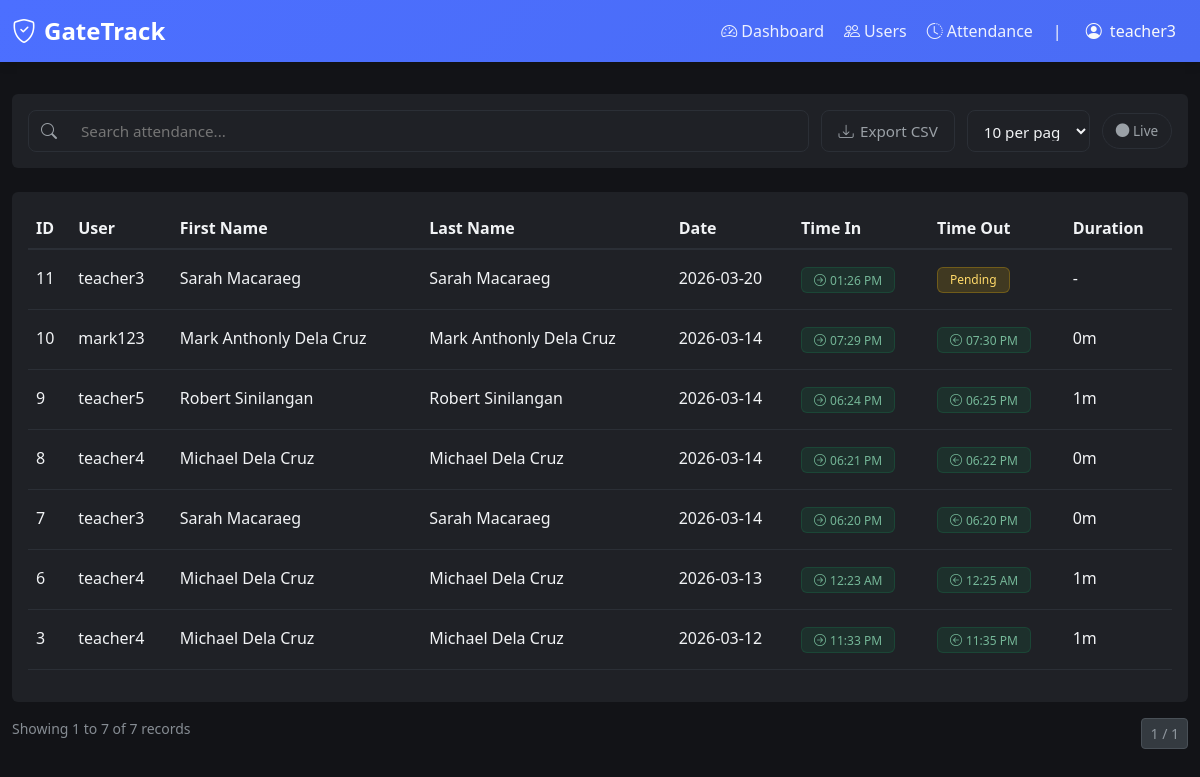
/attendance (signed in), run on an earlier commit of the app's database.
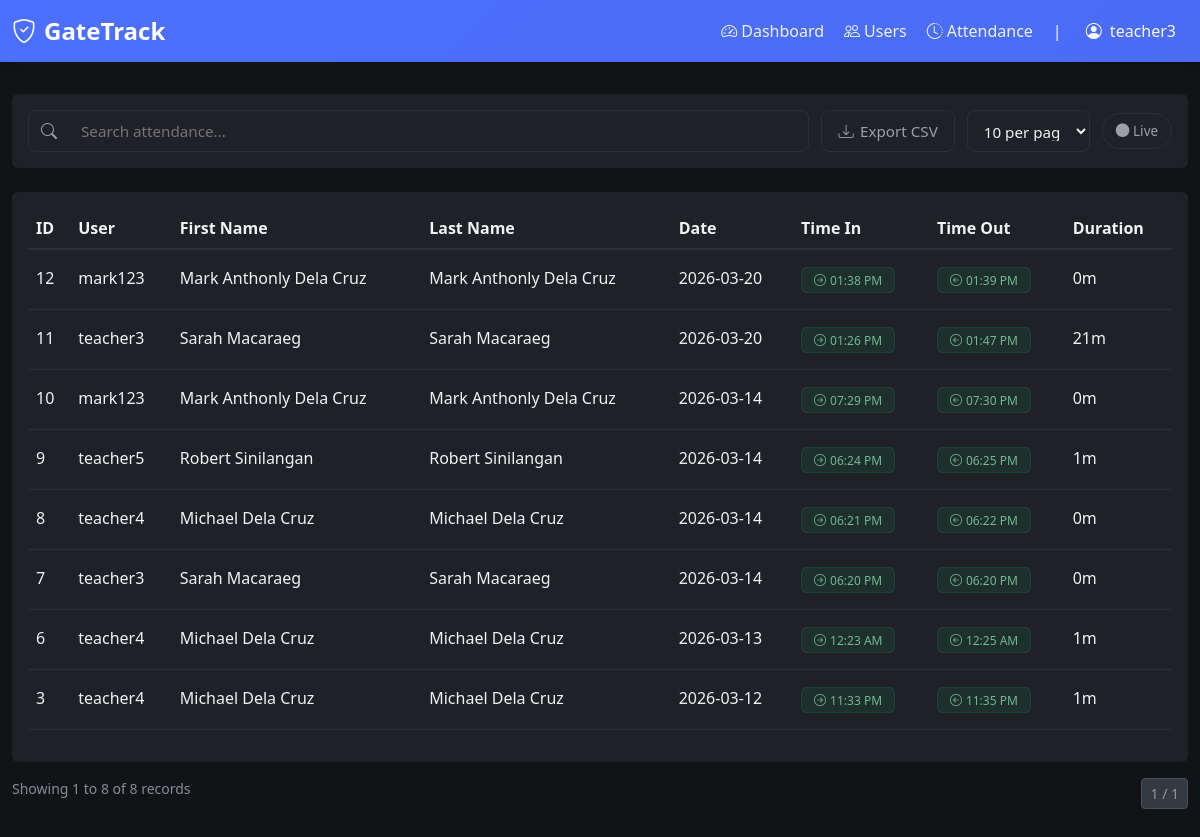
And on a later commit of the database.
### tables this page shows
CREATE TABLE "users" (id INTEGER NOT NULL, username VARCHAR(80), email VARCHAR(120) NOT NULL, password VARCHAR(200), contact VARCHAR(20), gender VARCHAR(10), role VARCHAR(20) NOT NULL, created_at DATETIME, rfid TEXT, first_name VARCHAR(50), last_name VARCHAR(50), PRIMARY KEY (id), UNIQUE (email));

CREATE TABLE attendance (
	id INTEGER NOT NULL, 
	user_id INTEGER NOT NULL, 
	time_in DATETIME, 
	time_out DATETIME, 
	created_at DATETIME, 
	PRIMARY KEY (id), 
	FOREIGN KEY(user_id) REFERENCES users (id)
);

### app.py (the view)
@app.route('/attendance')
@login_required
def attendance():
    page = int(request.args.get('page', 1))
    per_page = int(request.args.get('per_page', 10))
    search_term = request.args.get('search', '').strip()
    role_filter = request.args.get('role', '')
    if per_page not in [10, 20, 30, 100]:
        per_page = 10
    page = max(1, page)
    from database_utils import get_paginated_attendance
    records, total_count = get_paginated_attendance(page, per_page, search_term, role_filter)
    total_pages = (total_count + per_page - 1) // per_page
    if page > total_pages and total_pages > 0:
        return redirect(url_for('attendance', page=total_pages, per_page=per_page,
                               search=search_term, role=role_filter))
    return render_template('attendance.html',
                         records=records,
                         page=page,
                         per_page=per_page,
                         total_count=total_count,
                         total_pages=total_pages,
                         search_term=search_term,
                         role_filter=role_filter)

### app.py (called while the page is built)
def format_time_12hr(time_str):
    if not time_str:
        return ''
    try:
        dt = datetime.strptime(time_str, '%H:%M:%S')
        return dt.strftime('%I:%M %p')
    except (ValueError, TypeError):
        return time_str or ''

def login_required(f):
    @wraps(f)
    def decorated_function(*args, **kwargs):
        if 'user_id' not in session:
            flash('Please log in to access this page.', 'error')
            return redirect(url_for('login'))
        return f(*args, **kwargs)
    return decorated_function

### database_utils.py (called while the page is built)
def get_connection() -> sqlite3.Connection:
    conn = sqlite3.connect(DB_PATH)
    conn.row_factory = sqlite3.Row
    return conn

### templates/attendance.html (shortened to what this page needs)
{% extends "nav.html" %}
{% block content %}
<div class="row mt-2 mb-4">
  <div class="col-12">
    <div class="card">
      <div class="card-body">
        <form method="GET" action="{{ url_for('attendance') }}" id="attendanceFilterForm" style="display: flex;flex-wrap: nowrap;gap: 0.75rem;align-items: stretch;width: 100%;height: 42px;font-family: system-ui, -apple-system, sans-serif;">
          <div style="width: 70%;display: flex;align-items: center;border: 1px solid var(--border-color);border-radius: 8px;background: var(--bg-secondary);transition: border-color 0.2s;overflow: hidden;">
            <span style="padding: 0 0.75rem;color: var(--text-secondary);display: flex;align-items: center;">
              <i class="bi bi-search"></i>
            </span>
            <input type="text" name="search" placeholder="Search attendance..." id="searchInput" value="{{ search_term }}" style="flex: 1;border: none;padding: 0 0.75rem;font-size: 0.95rem;outline: none;color: var(--text-primary);background: transparent;" onfocus="this.parentElement.style.borderColor = 'var(--primary)'" onblur="this.parentElement.style.borderColor = 'var(--border-color)'" onkeypress="if(event.key==='Enter') document.getElementById('attendanceFilterForm').submit();"/>
          </div>
          <div style=" display: flex; gap: 0.75rem;">
            <a href="{{ url_for('export_attendance_csv', page=page, per_page=per_page, search=search_term) }}" style="flex: 1;display: inline-flex;align-items: center;justify-content: center;padding: 0.6rem 1rem;font-size: 0.95rem;font-weight: 500;color: var(--text-secondary);background: transparent;border: 1px solid var(--border-color);border-radius: 8px;text-decoration: none;white-space: nowrap;cursor: pointer;transition: all 0.2s;" onmouseover="this.style.borderColor = 'var(--text-secondary)';this.style.color = 'var(--text-primary)';this.style.backgroundColor = 'var(--bg-secondary)';" onmouseout="this.style.borderColor = 'var(--border-color)';this.style.color = 'var(--text-secondary)';this.style.backgroundColor = 'transparent';">
              <i class="bi bi-download" style="margin-right: 0.4rem;"></i>Export CSV
            </a>
            <div >
              <select id="perPageSelectAttendance" name="per_page" style="width: 100%;height: 100%;padding: 0.6rem 0.75rem;font-size: 0.95rem;border: 1px solid var(--border-color);border-radius: 8px;outline: none;color: var(--text-primary);background-color: var(--bg-secondary);cursor: pointer;">
                <option value="10" {{ 'selected' if per_page == 10 }} >10 per page</option>
              </select>
            </div>
            <div style="display: flex; align-items: center; justify-content: center;">
              <span id="syncIndicator" class="sync-indicator sync-waiting" title="Live updates every 3 seconds" style="padding: 0.45rem 0.8rem;font-size: 0.85rem;font-weight: 500;border-radius: 999px;white-space: nowrap;border: 1px solid var(--border-color);background: var(--bg-secondary);color: var(--text-secondary);">
                <i class="bi bi-circle-fill dot"></i>
                <span>Live</span>
              </span>
            </div>
          </div>
        </form>
      </div>
    </div>
  </div>
</div>
<div class="mt-4">
  <div class="card">
    <div class="card-body">
    <div class="table-responsive">
<table class="table table-hover" id="attendanceTable">
            <thead>
              <tr>
                <th>ID</th>
              <th>User</th>
              <th>First Name</th>
              <th>Last Name</th>
              <th>Date</th>
                <th>Time In</th>
                <th>Time Out</th>
                <th>Duration</th>
              </tr>
            </thead>
        <tbody id="tableBody">
          {% if records %}
            {% for record in records %}
            {% if record.username or record.email or record.first_name or record.last_name %}
            <tr>
              <td class="py-3">{{ record.id }}</td>
              <td class="py-3">
                <div class="d-flex align-items-center gap-2">
                  {{ record.username or record.email or 'Unknown' }}
              </td>
              <td class="py-3">
                <div class="d-flex align-items-center">
                  {{ record.first_name or '-' }} {{ record.last_name or '' }}
                </div>
              </td>
              <td class="py-3">
                <div class="d-flex align-items-center">
                  {{ record.first_name or '-' }} {{ record.last_name or '' }}
                </div>
              </td>
              <td class="py-3">{{ record.created_at[:10] if record.created_at else '-' }}</td>
              <td class="py-3">
                {% if record.time_in %}
                  <span class="badge badge-completed"><i class="bi bi-arrow-right-circle me-1"></i>{{ (record.time_in.split(' ')[1] if record.time_in else '')|format_time_12hr }}</span>
                {% else %}
                  <span class="text-muted">-</span>
                {% endif %}
              </td>
              <td class="py-3">
                {% if record.time_out %}
                  <span class="badge badge-completed"><i class="bi bi-arrow-left-circle me-1"></i>{{ (record.time_out.split(' ')[1] if record.time_out else '')|format_time_12hr }}</span>
                {% else %}
                  <span class="badge badge-pending">Pending</span>
                {% endif %}
              </td>
              <td class="py-3">{{ record.duration or '-' }}</td>
            </tr>
            {% endif %}
            {% endfor %}
          {% endif %}
        </tbody>
      </table>
    </div>
  </div>
</div>
{% if total_count > 0 %}
<div class="row mt-3">
  <div class="col-md-6">
    <div class="page-info">
Showing {{ ((page-1)*per_page)+1 }} to {{ [page*per_page, total_count]|min }}
      of {{ "{:,}".format(total_count) }} records
    </div>
  </div>
  <div class="col-md-6">
    <nav aria-label="Attendance pagination">
      <ul class="pagination pagination-sm justify-content-end mb-0">
        <li class="page-item disabled">
          <span class="page-link">{{ page }} / {{ total_pages }}</span>
        </li>
      </ul>
    </nav>
  </div>
</div>
{% endif %}
{% endblock %}

### templates/nav.html (shortened to what this page needs)
<!doctype html>
<html lang="en" data-bs-theme="dark">
  <head>
    <link
      href="{{ url_for('static', filename='bootstrap/5.3.0/css/bootstrap.min.css') }}"
      rel="stylesheet"
    />
    <link
      rel="stylesheet"
      href="{{ url_for('static', filename='css/style.css') }}"
    />
    <link
      rel="stylesheet"
      href="{{ url_for('static', filename='bootstrap-icons/1.11.0/font/bootstrap-icons.css') }}"
    />
  </head>
  <body>
    <nav class="navbar sticky-top navbar-expand-lg navbar-dark">
      <div class="container-fluid">
        <a class="navbar-brand" href="{{ url_for('dashboard') }}">
          <i class="bi bi-shield-check me-2"></i>GateTrack
        </a>
        <div class="collapse navbar-collapse" id="navbarNav">
          <div class="navbar-nav ms-auto">
            <div class="nav-group">
              <ul class="navbar-nav">
                <li class="nav-item">
                  <a
                    class="nav-link{% if request.endpoint == 'dashboard' %} active{% endif %}"
                    href="{{ url_for('dashboard') }}"
                  >
                    <i class="bi bi-speedometer2 me-1"></i>Dashboard
                  </a>
                </li>
                {% if session.get('role') in ['super_admin', 'teacher'] %}
                <li class="nav-item">
                  <a
                    class="nav-link{% if request.endpoint == 'users' %} active{% endif %}"
                    href="{{ url_for('users') }}"
                  >
                    <i class="bi bi-people me-1"></i>Users
                  </a>
                </li>
                <li class="nav-item">
                  <a
                    class="nav-link{% if request.endpoint == 'attendance' %} active{% endif %}"
                    href="{{ url_for('attendance') }}"
                  >
                    <i class="bi bi-clock-history me-1"></i>Attendance
                  </a>
                </li>
                {% endif %}
              </ul>
              <span class="text-light mx-1">|</span>
              <div class="dropdown">
                <button
                  class="btn btn-outline-light dropdown-toggle"
                  type="button"
                  data-bs-toggle="dropdown"
                >
                  <i class="bi bi-person-circle me-1"></i>
                  {{ session.get('username') or session.get('email') }}
                </button>
              </div>
            </div>
          </div>
        </div>
      </div>
    </nav>
    <div class="container-fluid py-4">{% block content %}{% endblock %}</div>
  </body>
</html>

### static/css/style.css (style rules this page uses)
[data-bs-theme="dark"] { --bg-primary: #121317; --bg-secondary: #1f2126; --text-primary: #f1f3f5; --text-secondary: #9aa0a6; --primary: #4c6fff; --primary-hover: #5c7cff; --border-color: #2b2f36; --card-shadow: 0 4px 14px rgba(0, 0, 0, 0.45); }
body { background-color: var(--bg-primary); color: var(--text-primary); font-family: "Segoe UI", Tahoma, Geneva, Verdana, sans-serif; min-height: 100vh; transition: background-color 0.3s ease, color 0.3s ease; }
.card { background-color: var(--bg-secondary); border: 1px solid var(--border-color); box-shadow: var(--card-shadow); transition: background-color 0.3s ease, border-color 0.3s ease; }
.table { color: var(--text-primary); }
.table thead th { background-color: var(--bg-primary); border-bottom: 2px solid var(--border-color); color: var(--text-primary); font-weight: 600; }
.table tbody tr { border-bottom: 1px solid var(--border-color); transition: background-color 0.2s ease; }
.navbar { background: linear-gradient( 135deg, var(--primary) 0%, #4a6cf5 100% ) !important; box-shadow: 0 2px 10px rgba(0, 0, 0, 0.15); }
.navbar-brand { font-weight: 700; font-size: 1.5rem; }
.nav-link { color: rgba(255, 255, 255, 0.9) !important; transition: color 0.3s ease; }
.card, .stats-card, .stats-card .card-body { background-color: var(--bg-secondary) !important; border: 1px solid var(--border-color) !important; box-shadow: var(--card-shadow) !important; }
.table { color: var(--text-primary) !important; background-color: var(--bg-secondary) !important; }
.table thead th { background-color: var(--bg-primary) !important; border-bottom: 2px solid var(--border-color) !important; color: var(--text-primary) !important; font-weight: 600; }
.table tbody tr { background-color: transparent !important; border-color: var(--border-color) !important; }
.table tbody td { color: var(--text-primary) !important; border-color: var(--border-color) !important; }
.badge { padding: 6px 12px; font-weight: 500; border-radius: 6px; }

### templates/nav.html (style rules this page uses)
.dropdown-toggle { border: none !important; box-shadow: none !important; background: transparent !important; }
.dropdown-toggle::after { display: none; }
.nav-group { display: flex; align-items: center; gap: 0.5rem; }
.nav-group .navbar-nav { gap: 0.25rem; }
.card { border: none !important; box-shadow: none !important; }
.table thead th, .table tbody tr, .table tbody td { background-color: transparent !important; color: inherit !important; }

### templates/attendance.html (style rules this page uses)
.badge-completed { background: rgba(var(--bs-success-rgb), 0.15); color: var(--bs-success-text-emphasis); border: 1px solid rgba(var(--bs-success-rgb), 0.25); }
.page-info { color: var(--bs-secondary-color); font-size: 0.875rem; }

What changed in the data, as far as the page shows it:
added attendance: id "12", username "mark123", first_name "Mark Anthonly", last_name "Dela Cruz", created_at "2026-03-20", time_in "01:38 PM", time_out "01:39 PM", duration "0m"
changed attendance "01:26 PM": time_out (not shown) → "01:47 PM"; duration "-" → "21m"; no longer shows "Pending"
Also different on the page:
{{ [page*per_page, total_count]|min }}: "7" → "8"
{{ "{:,}".format(total_count) }}: "7" → "8"
